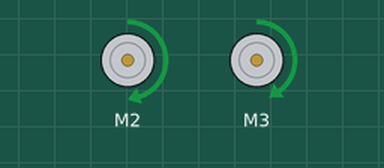
Bench run of a sketch on a simulated Arduino Uno, built with avr-gcc and run on an emulated ATmega328P. Parts: 2 × DC motor (green arrow = forward, orange = backward, longer = faster). What the sketch prints to the serial monitor is not drawn.

Above: at 0.2 s.
At 6.0 s:
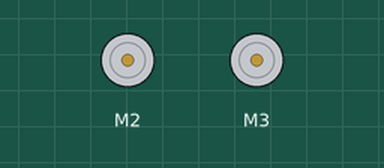
Timing chart, 0 to 14.3 s (numbered marks = the images above):
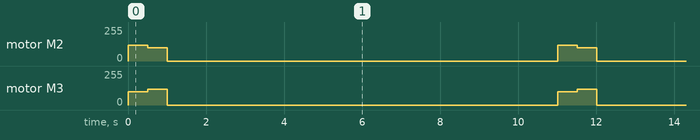

The sketch:

test_line_following_adjustment.ino
```cpp
#include <Adafruit_MotorShield.h>


// Define sensor pins
const int sensorPinLL = 13;
const int sensorPinL = 12;
const int sensorPinR = 11;
const int sensorPinRR = 10;

// Sensor states
int sensorStateLL = 0;
int sensorStateL = 0;
int sensorStateR = 0;
int sensorStateRR = 0;

// Motor and servo control
Adafruit_MotorShield AFMS = Adafruit_MotorShield();
Adafruit_DCMotor *MotorR = AFMS.getMotor(2);   // Right motor
Adafruit_DCMotor *MotorL = AFMS.getMotor(3);  // Left motor

double speed;


void setup() {
  Serial.begin(9600);           // set up Serial library at 9600 bps
  Serial.println("Motor and sensor func test");

  if (!AFMS.begin()) {
    Serial.println("Could not find Motor Shield. Check wiring.");
    while (1);
  }

  Serial.println("Motor Shield found.");

  // Initialize sensors as inputs
  pinMode(sensorPinLL, INPUT);
  pinMode(sensorPinL, INPUT);
  pinMode(sensorPinR, INPUT);
  pinMode(sensorPinRR, INPUT);

}

void loop() {

  AdjustR();
  delay(10000);

}


void AdjustR() {
  Serial.println("Adjusting to the right");
  runMotor(120, 1, MotorR);
  runMotor(100, 1, MotorL);
  delay(500);

  runMotor(100, 1, MotorR);
  runMotor(120, 1, MotorL);
  delay(500);

  stopMotors();
}

void runMotor(int speed, bool direction, Adafruit_DCMotor *motorObject) {
  if (speed == 0) {
    motorObject->run(RELEASE);
    // Serial.println("Stopping motor");
  } else if (direction == 1) {
    motorObject->setSpeed(speed);
    motorObject->run(FORWARD);
    // Serial.println("Moving forward at speed " + String(speed));
  } else if (direction == 0) {
    motorObject->setSpeed(speed);
    motorObject->run(BACKWARD);
    // Serial.println("Moving backward at speed " + String(speed));
  } else {
    Serial.println("Incorrect direction argument received");
  }
}

void stopMotors() {
  runMotor(0, 1, MotorR);
  runMotor(0, 1, MotorL);
}
```

Measured:
- by itself, motor M2: repeats every 11.0 s: forward 100/255 0.50 s, stopped 10.0 s, forward 120/255 0.50 s
- by itself, motor M3: repeats every 11.0 s: forward 120/255 0.50 s, stopped 10.0 s, forward 100/255 0.50 s
